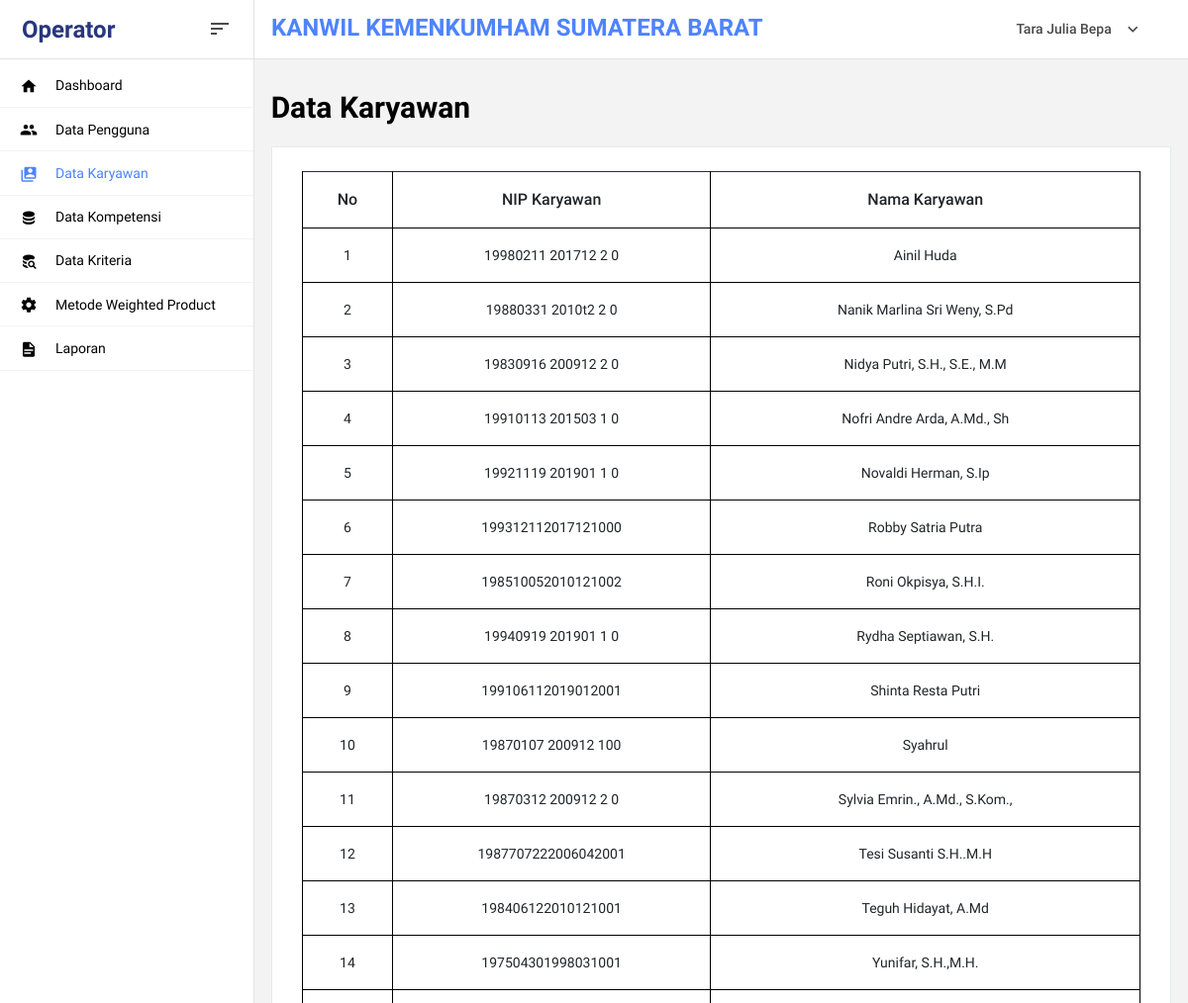
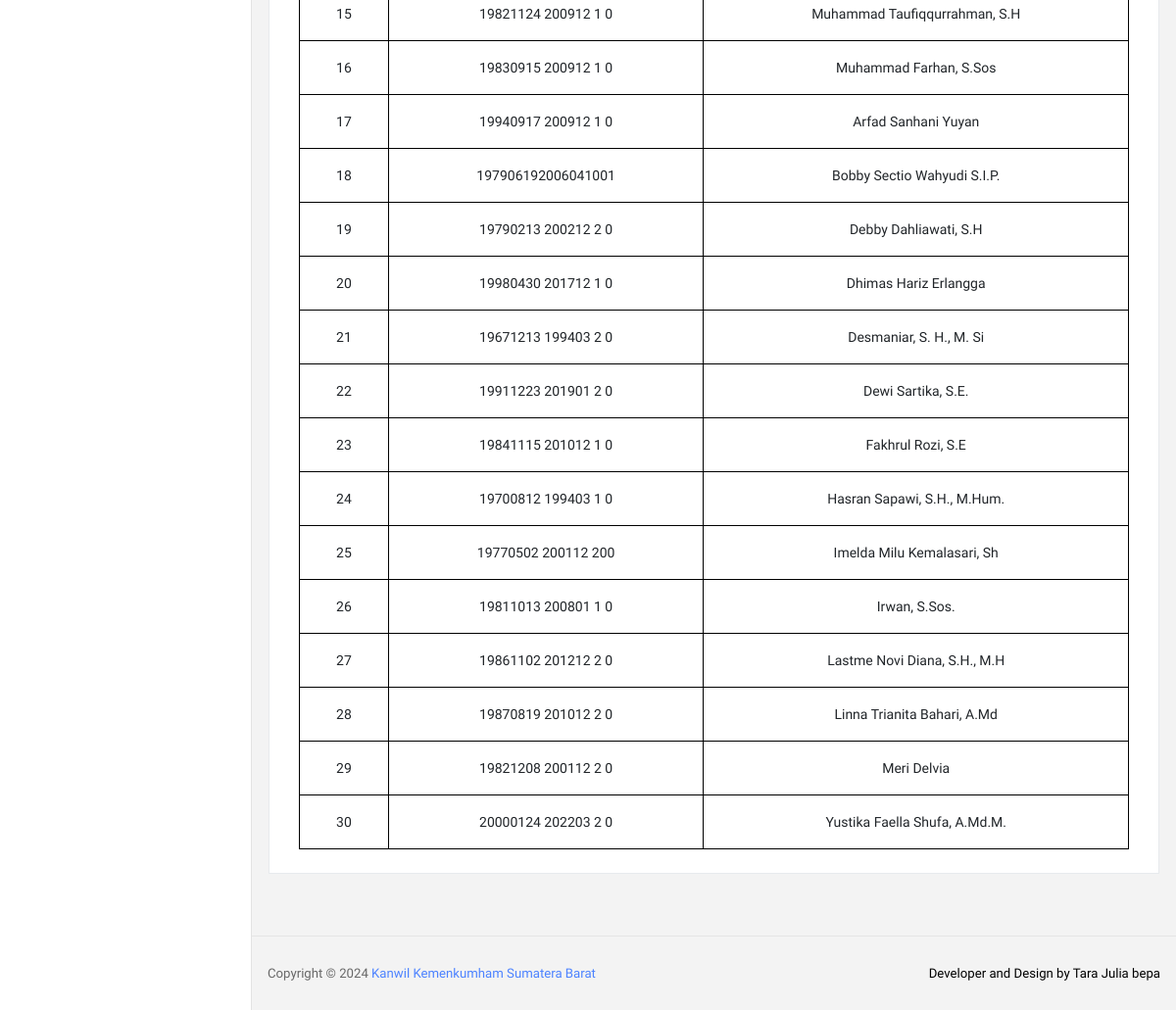
The page /?p=DataGuru (signed in) on the database its author committed (2 pictures, top to bottom).
### tables this page shows
CREATE TABLE `pengguna` (
  `id_pengguna` int NOT NULL,
  `username` varchar(20) NOT NULL,
  `password` varchar(20) NOT NULL,
  `nip` varchar(20) NOT NULL,
  `nama_pengguna` varchar(30) NOT NULL,
  `jabatan` enum('Kepala','Operator','Karyawan') NOT NULL
);

### index.php (called while the page is built, shortened)
<?php
require_once 'app/config/db.php';
require_once 'app/config/crud.php';
$crud = new CRUD();
$file = "package.json";
$getJSON = file_get_contents($file);
$dataProject = json_decode($getJSON, true);
include_once 'app/routes/web.php';

### app/config/db.php (called while the page is built, shortened)
<?php
class DB
{
    public function __construct()
    {
        $this->con = mysqli_connect(
            self::HOST,
            self::USER,
            self::PASS,
            self::DB
        );
    }
}

### app/config/crud.php (called while the page is built, shortened)
<?php
class CRUD extends DB
{
    public function read($table, $opsi = "")
    {
        return mysqli_query(
            $this->con,
            "SELECT * FROM $table $opsi"
        );
    }
}

### app/controller/dashboard/data_guru.php (called while the page is built)
<?php
$no = 1;
$queryGuru = $crud->read(
    "pengguna",
    "WHERE jabatan = 'Karyawan' ORDER BY jabatan ASC"
);

### app/view/page/dashboard/data_guru.php (the view, shortened to what this page needs)
<!DOCTYPE html>
<html lang="en">
<head>
    <?php include 'app/view/layout/head.php' ?>
</head>
<body>
    <?php include 'app/controller/dashboard/data_guru.php' ?>
    <div class="container-scroller">
        <?php include 'app/view/layout/nav.php' ?>
        <div class="container-fluid page-body-wrapper">
            <?php include 'app/view/layout/sidebar.php' ?>
            <div class="main-panel">
                <div class="content-wrapper">
                    <div class="row mb-3">
                        <div class="col-md-12">
                            <h2 class="font-weight-bold">
                                Data Karyawan
                            </h2>
                        </div>
                    </div>
                    <div class="row">
                        <div class="col-md-12 grid-margin stretch-card">
                            <div class="card">
                                <div class="card-body">
                                    <div class="table-responsive">
                                        <table class="table table-bordered table-hover text-center align-middle border-dark">
                                            <thead>
                                                <tr>
                                                    <th>No</th>
                                                    <th>NIP Karyawan</th>
                                                    <th>Nama Karyawan</th>
                                                </tr>
                                            </thead>
                                            <tbody>
                                                <?php foreach ($queryGuru as $row) : ?>
                                                    <tr>
                                                        <td><?= $no++ ?></td>
                                                        <td><?= $row['nip'] ?></td>
                                                        <td><?= $row['nama_pengguna'] ?></td>
                                                    </tr>
                                                <?php endforeach ?>
                                            </tbody>
                                        </table>
                                    </div>
                                </div>
                            </div>
                        </div>
                    </div>
                </div>
                <?php include 'app/view/layout/footer.php' ?>
            </div>
        </div>
    </div>
</body>
</html>

### app/routes/web.php (shortened to what this page needs)
<?php
if (isset($_GET['p'])) {
    $page = $_GET['p'];
    include 'app/routes/dashboard.php';
}

### app/routes/dashboard.php (shortened to what this page needs)
<?php
if (isset($_SESSION['login_rifo']) == true) {
    $id_pengguna = $_SESSION['id_pengguna'];
    $dataPengguna = mysqli_fetch_array(
        $crud->read(
            "pengguna",
            "WHERE id_pengguna = '$id_pengguna'"
        )
    );
    if ($page == "Dashboard") {
        include 'app/view/page/dashboard/dashboard.php';
    } elseif ($page == "Logout") {
        session_destroy();
        echo $fungsi->Redirect('?a=Login');
    } elseif ($page == "DataPengguna") {
        include 'app/view/page/dashboard/data_pengguna.php';
    } elseif ($page == "DataGuru") {
        include 'app/view/page/dashboard/data_guru.php';
    } elseif ($page == "DataKompetensi") {
        include 'app/view/page/dashboard/data_kompetensi.php';
    } elseif ($page == "DataKriteria") {
        include 'app/view/page/dashboard/data_kriteria.php';
    } elseif ($page == "DataIndikator") {
        include 'app/view/page/dashboard/data_indikator.php';
    } elseif ($page == "ProsesWP") {
        include 'app/view/page/dashboard/proses_wp.php';
    } elseif ($page == "WP") {
        include 'app/view/page/dashboard/metode_wp.php';
    } elseif ($page == "PenilaianGuru") {
        include 'app/view/page/dashboard/penilaian_guru.php';
    } elseif ($page == "Nilai") {
        include 'app/view/page/dashboard/nilai.php';
    } elseif ($page == "Laporan") {
        include 'app/view/page/dashboard/laporan.php';
    } elseif ($page == "Evaluasi") {
        include 'app/view/page/dashboard/evaluasi_guru.php';
    } else {
        echo $fungsi->Redirect('?p=Dashboard');
    }
} else {
    echo $fungsi->Redirect('?a=Login');
}

### app/view/layout/head.php (shortened to what this page needs)
<link rel="stylesheet" href="assets/vendors/mdi/css/materialdesignicons.min.css" />
<link rel="stylesheet" href="assets/vendors/base/vendor.bundle.base.css" />
<link rel="stylesheet" href="assets/vendors/datatables.net-bs4/dataTables.bootstrap4.css" />
<link rel="stylesheet" href="assets/css/style.css" />

### app/view/layout/nav.php (shortened to what this page needs)
<nav class="navbar col-lg-12 col-12 p-0 fixed-top d-flex flex-row">
    <div class="navbar-brand-wrapper d-flex justify-content-center">
        <div class="navbar-brand-inner-wrapper d-flex justify-content-between align-items-center w-100">
            <a class="navbar-brand brand-logo font-weight-bolder" href="./"><?= $dataPengguna['jabatan'] ?></a>
            <button class="navbar-toggler navbar-toggler align-self-center" type="button" data-toggle="minimize">
                <span class="mdi mdi-sort-variant"></span>
            </button>
        </div>
    </div>
    <div class="navbar-menu-wrapper d-flex align-items-center justify-content-end">
        <ul class="navbar-nav mr-lg-4 w-100">
            <li class="nav-item nav-search d-none d-lg-block w-100">
                <h3 class="font-weight-bold mt-1 text-primary text-uppercase">
                    <?= $dataProject['project'] ?>
                </h3>
            </li>
        </ul>
        <ul class="navbar-nav navbar-nav-right">
            <li class="nav-item nav-profile dropdown">
                <a class="nav-link dropdown-toggle" href="#" data-toggle="dropdown" id="profileDropdown">
                    <span class="nav-profile-name"><?= $dataPengguna['nama_pengguna'] ?></span>
                </a>
            </li>
        </ul>
    </div>
</nav>

### app/view/layout/sidebar.php (shortened to what this page needs)
<nav class="sidebar sidebar-offcanvas" id="sidebar">
    <ul class="nav">
        <li class="nav-item <?= $page == "Dashboard" ? 'active' : '' ?>">
            <a class="nav-link" href="?p=Dashboard">
                <i class="mdi mdi-home menu-icon"></i>
                <span class="menu-title">Dashboard</span>
            </a>
        </li>
        <?php if ($dataPengguna['jabatan'] == "Operator") : ?>
            <li class="nav-item <?= $page == "DataPengguna" ? 'active' : '' ?>">
                <a class="nav-link" href="?p=DataPengguna">
                    <i class="mdi mdi-account-multiple menu-icon"></i>
                    <span class="menu-title">Data Pengguna</span>
                </a>
            </li>
            <li class="nav-item <?= $page == "DataGuru" ? 'active' : '' ?>">
                <a class="nav-link" href="?p=DataGuru">
                    <i class="mdi mdi-account-box-multiple menu-icon"></i>
                    <span class="menu-title">Data Karyawan</span>
                </a>
            </li>
            <li class="nav-item <?= $page == "DataKompetensi" ? 'active' : '' ?>">
                <a class="nav-link" href="?p=DataKompetensi">
                    <i class="mdi mdi-database menu-icon"></i>
                    <span class="menu-title">Data Kompetensi</span>
                </a>
            </li>
            <li class="nav-item <?= ($page == "DataKriteria" or $page == "DataIndikator") ? 'active' : '' ?>">
                <a class="nav-link" href="?p=DataKriteria">
                    <i class="mdi mdi-database-search menu-icon"></i>
                    <span class="menu-title">Data Kriteria</span>
                </a>
            </li>
            <li class="nav-item <?= $page == "ProsesWP" ? 'active' : '' ?>">
                <a class="nav-link" href="?p=ProsesWP">
                    <i class="mdi mdi-settings menu-icon"></i>
                    <span class="menu-title">Metode Weighted Product</span>
                </a>
            </li>
            <li class="nav-item <?= $page == "WP" ? 'active' : '' ?>">
                <a class="nav-link" href="?p=WP">
                    <i class="mdi mdi-file-document menu-icon"></i>
                    <span class="menu-title">Laporan</span>
                </a>
            </li>
        <?php endif ?>
    </ul>
</nav>

### app/view/layout/footer.php
<footer class="footer">
    <div class="d-sm-flex justify-content-center justify-content-sm-between">
        <span class="text-muted text-center text-sm-left d-block d-sm-inline-block">Copyright © 2024
            <a href="./"><?= $dataProject['project'] ?></a></span>
        <span class="float-none float-sm-right d-block mt-1 mt-sm-0 text-center">Developer and Design by <?= $dataProject['author'] ?>
        </span>
    </div>
</footer>

### rows shown on the page
pengguna: jabatan "Operator", nama_pengguna "Tara Julia Bepa"
pengguna: nip "19980211 201712 2 0", nama_pengguna "Ainil Huda"
pengguna: nip "19880331 2010t2 2 0", nama_pengguna "Nanik Marlina Sri Weny, S.Pd"
pengguna: nip "19830916 200912 2 0", nama_pengguna "Nidya Putri, S.H., S.E., M.M"
pengguna: nip "19910113 201503 1 0", nama_pengguna "Nofri Andre Arda, A.Md., Sh"
pengguna: nip "19921119 201901 1 0", nama_pengguna "Novaldi Herman, S.Ip"
pengguna: nip "199312112017121000", nama_pengguna "Robby Satria Putra"
pengguna: nip "198510052010121002", nama_pengguna "Roni Okpisya, S.H.I."
pengguna: nip "19940919 201901 1 0", nama_pengguna "Rydha Septiawan, S.H."
pengguna: nip "199106112019012001", nama_pengguna "Shinta Resta Putri"
pengguna: nip "19870107 200912 100", nama_pengguna "Syahrul"
pengguna: nip "19870312 200912 2 0", nama_pengguna "Sylvia Emrin., A.Md., S.Kom.,"
pengguna: nip "1987707222006042001", nama_pengguna "Tesi Susanti S.H..M.H"
pengguna: nip "198406122010121001", nama_pengguna "Teguh Hidayat, A.Md"
pengguna: nip "197504301998031001", nama_pengguna "Yunifar, S.H.,M.H."
pengguna: nip "19821124 200912 1 0", nama_pengguna "Muhammad Taufiqqurrahman, S.H"
pengguna: nip "19830915 200912 1 0", nama_pengguna "Muhammad Farhan, S.Sos"
pengguna: nip "19940917 200912 1 0", nama_pengguna "Arfad Sanhani Yuyan"
pengguna: nip "197906192006041001", nama_pengguna "Bobby Sectio Wahyudi S.I.P."
pengguna: nip "19790213 200212 2 0", nama_pengguna "Debby Dahliawati, S.H"
pengguna: nip "19980430 201712 1 0", nama_pengguna "Dhimas Hariz Erlangga"
pengguna: nip "19671213 199403 2 0", nama_pengguna "Desmaniar, S. H., M. Si"
pengguna: nip "19911223 201901 2 0", nama_pengguna "Dewi Sartika, S.E."
pengguna: nip "19841115 201012 1 0", nama_pengguna "Fakhrul Rozi, S.E"
pengguna: nip "19700812 199403 1 0", nama_pengguna "Hasran Sapawi, S.H., M.Hum."
pengguna: nip "19770502 200112 200", nama_pengguna "Imelda Milu Kemalasari, Sh"
pengguna: nip "19811013 200801 1 0", nama_pengguna "Irwan, S.Sos."
pengguna: nip "19861102 201212 2 0", nama_pengguna "Lastme Novi Diana, S.H., M.H"
pengguna: nip "19870819 201012 2 0", nama_pengguna "Linna Trianita Bahari, A.Md"
pengguna: nip "19821208 200112 2 0", nama_pengguna "Meri Delvia"
pengguna: nip "20000124 202203 2 0", nama_pengguna "Yustika Faella Shufa, A.Md.M."

### other values the page prints
$dataProject['project'] "KANWIL KEMENKUMHAM SUMATERA BARAT"
$dataProject['project'] "Kanwil Kemenkumham Sumatera Barat"
$dataProject['author'] "Tara Julia bepa"
